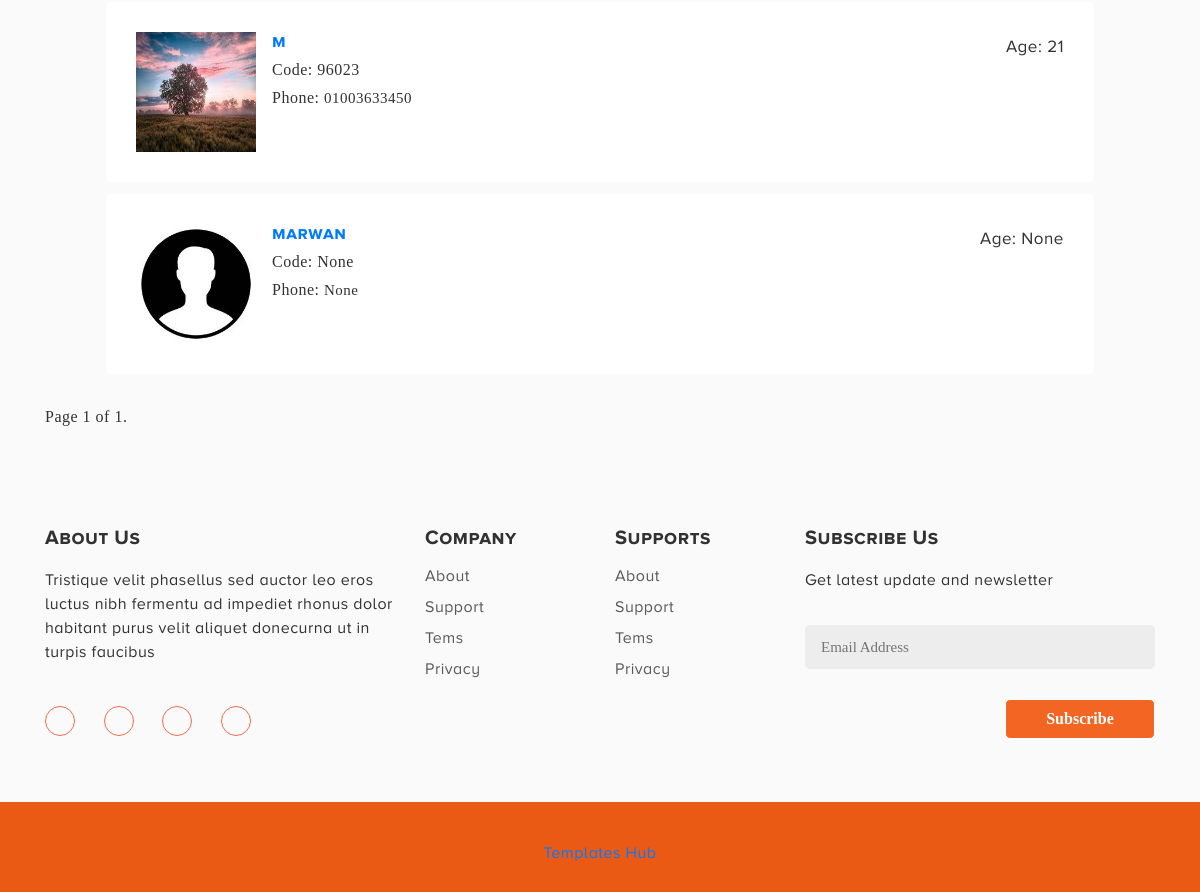
The app's page /profiles/ (lower part), older data.
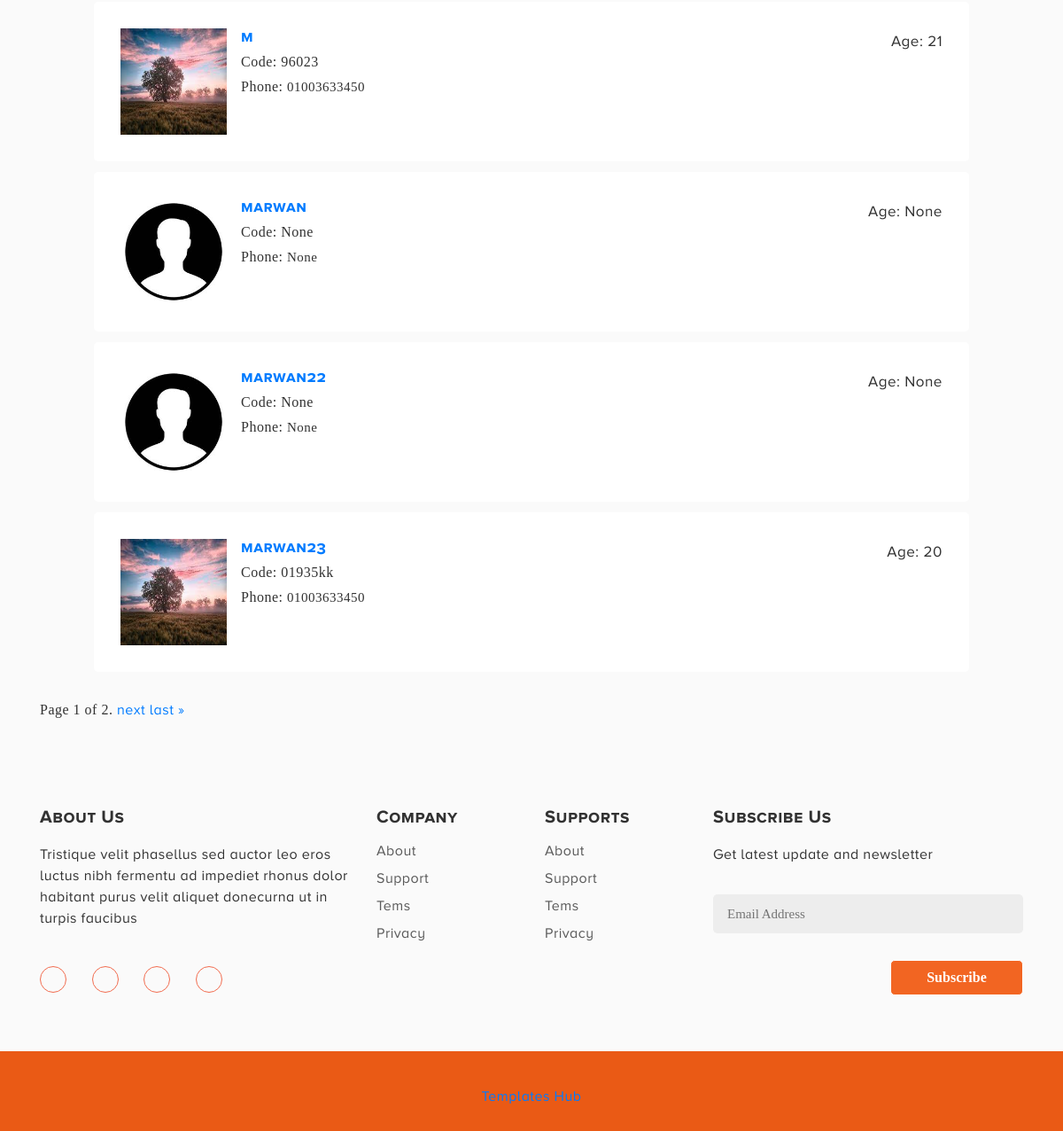
The same page, newer data.
### profiles/models.py (models this page shows, shortened)
class Profile(models.Model):
    user = models.OneToOneField(User, on_delete=models.CASCADE)
    image = models.ImageField(upload_to='profiles/', null=True, blank=True)
    code = models.CharField(max_length=50, null=True, blank=True)
    phone = models.CharField(max_length=11, null=True, blank=True)
    birthdate = models.DateField(
        auto_now=False, auto_now_add=False, null=True, blank=True)
    age = models.CharField(max_length=10, null=True, blank=True)
    description = models.TextField(null=True, blank=True)
    slug = models.SlugField(null=True, blank=True)

### profiles/views.py (the view)
# urls.py: path('', ProfileList.as_view(), name='all'),
class ProfileList(ListView):
    model = Profile
    paginate_by = 5
    context_object_name = 'objects'

### profiles/templates/profiles/profile_list.html (shortened to what this page needs)
{% extends "base.html" %}
{% load static %}
{% block content %}
<section id="resent-job-post" class="background-color-white">
    <div class="container text-center">
        {% for profile in objects %}
        <div class="detail">
            <div class="media display-inline text-align-center">
                {% if profile.image%}
                <img src="{{profile.image.url}}" alt="John Doe" class="mr-3 " style="width: 120px; height: 120px;">
                {% else %}
                <img src="{% static 'images/profile.jpeg' %}" alt="John Doe" class="mr-3 "
                    style="width: 120px; height: 120px;">
                {% endif %}
                <div class="media-body text-left  text-align-center">
                    <a href="{% url 'profiles:detail' profile.slug %}">
                        <h6>{{profile.user.username}}</h6>
                    </a>
                    <span>Code: </span>
                    <span class="text">{{profile.code}}</span>
                    <br />
                    <span>Phone: </span>
                    <span class="text font-size">{{profile.phone}}</span>
                    <div class="float-right margin-top text-align-center">
                        <p class="date-time">Age: {{profile.age}}</p>
                    </div>
                </div>
            </div>
        </div>
        {% endfor %}
        <div class="vertical-space-20"></div>
        <div class="profile-list">
            <div class="pagination">
                <span class="step-links">
                    <span class="current">
                        Page {{ page_obj.number }} of {{ page_obj.paginator.num_pages }}.
                    </span>
                    {% if page_obj.has_next %}
                    <a href="?page={{ page_obj.next_page_number }}">next</a>
                    <a href="?page={{ page_obj.paginator.num_pages }}">last &raquo;</a>
                    {% endif %}
                </span>
            </div>
        </div>
    </div>
</section>
                {% endblock content %}

### templates/base.html (shortened to what this page needs)
{% load static %}
<!doctype html>
<html lang="zxx">
<head>
    <link rel="stylesheet" href="{% static 'css/bootstrap.min.css' %}">
    <link href="{% static 'font-awesome-4.7.0/css/font-awesome.min.css' %}" rel="stylesheet" type="text/css">
    <link href="{% static 'css/matrialize.css' %}" rel="stylesheet">
    <link href="{% static 'owlcarousel/assets/owl.carousel.min.css' %}" rel="stylesheet">
    <link rel="stylesheet" href="{% static 'css/style.css' %}">
</head>
<body style="background-color: burlywood;">
    {% block content %}
    {% endblock content %}
    <footer id="footer" class="background-color-white">
        <div class="container">
            <div class="vertical-space-100"></div>
            <div class="row">
                <div class="col-lg-4 col-md-6 vertical-space-2">
                    <h5>About Us</h5>
                    <p class="paregraf">Tristique velit phasellus sed auctor leo eros luctus nibh fermentu ad impediet
                        rhonus dolor habitant purus velit aliquet donecurna ut in turpis faucibus</p>
                    <a href="#">
                        <i class="fa fa-facebook social-icon"></i></a>
                    <a href="#">
                        <i class="fa fa-twitter social-icon"></i></a>
                    <a href="#">
                        <i class="fa fa-pinterest-p social-icon"></i></a>
                    <a href="#">
                        <i class="fa fa-map-marker social-icon"></i></a>
                </div>
                <div class="col-lg-2 col-md-6 vertical-space-2">
                    <h5>Company</h5>
                    <div class="text">
                        <a href="#">About</a>
                        <a href="#">Support</a>
                        <a href="#">Tems</a>
                        <a href="#">Privacy</a>
                    </div>
                </div>
                <div class="col-lg-2 col-md-6 vertical-space-2">
                    <h5>Supports</h5>
                    <div class="text">
                        <a href="#">About</a>
                        <a href="#">Support</a>
                        <a href="#">Tems</a>
                        <a href="#">Privacy</a>
                    </div>
                </div>
                <div class="col-lg-4 col-md-6 vertical-space-2">
                    <h5>Subscribe Us</h5>
                    <p>Get latest update and newsletter</p>
                    <div class="vertical-space-30"></div>
                    <form>
                        <input type="email" class="email " placeholder="Email Address " required="">
                        <span class="fa fa-envelope email-icone "></span>
                        <input type="submit" class="Subscribe" value="Subscribe">
                    </form>
                </div>
            </div>
            <div class="vertical-space-60"></div>
        </div>
        <div class="container-fluid background-color-orange main-footer">
            <div class="container text-center">
                <div class="vertical-space-30"></div>
                <p><a target="_blank" href="https://www.templateshub.net">Templates Hub</a></p>
            </div>
        </div>
    </footer>
</body>
</html>

### static/css/style.css (style rules this page uses)
html,body,div,span,applet,object,iframe,h1,h2,h3,h4,h5,h6,p,blockquote,pre,a,abbr,acronym,address,big,cite,code,del,dfn,em,img,ins,kbd,q,s,samp,small,strike,strong,sub,sup,tt,var,b,u,i,center,dl,dt,dd,ol,ul,li,fieldset,form,label,legend,table,caption,tbody,tfoot,thead,tr,th,td,article,aside,canvas,details,embed,figure,figcaption,footer,header,hgroup,menu,nav,output,ruby,section,summary,time,mark,audio,video { margin:0;padding:0;border:0;font-size:100%;font:inherit;vertical-align:baseline;letter-spacing:.5px }
article,aside,details,figcaption,figure,footer,header,hgroup,menu,nav,section { display:block }
body { line-height:1;color:#323232 }
h5 { font-family:proxima nova scosf rg;font-size:20px }
h6 { font-family:proxima nova scosf rg;font-size:18px }
p { font-family:proxima nova;font-size:16px;font-weight:400;line-height:1.5 }
a { font-family:proxima nova alt rg;font-size:16px;transition:all .5s ease 0s }
.background-color-orange { background-color:#ea5a15 }
.background-color-white { background-color:#fafafa }
.vertical-space-100 { display:inline-block;width:100%;height:100px }
.vertical-space-60 { display:inline-block;width:100%;height:60px }
.vertical-space-30 { display:inline-block;width:100%;height:30px }
.vertical-space-20 { display:inline-block;width:100%;height:20px }
#resent-job-post .detail { width:89%;height:auto;background-color:#fff;margin:0 auto;margin-bottom:0;padding:30px;margin-bottom:12px;border-radius:5px }
#resent-job-post .detail h6 { font-weight:700;margin-bottom:12px;font-family:proxima nova scosf rg }
#resent-job-post .detail .text { display:inline;font-size:16px;margin-bottom:12px;font-family:proxima nova rg;font-weight:400;display:inline-block }
#resent-job-post .detail .date-time { font-size:17px;font-family:proxima nova alt rg;font-weight:400;font-style:normal }
#resent-job-post .detail .margin-top { margin-top:-56px;text-align:center }
#resent-job-post .font-size { font-size:15px!important }
#footer h5 { font-weight:700;margin-bottom:20px }
#footer .paregraf { height:138px }
#footer .social-icon { width:30px;height:30px;border:1px solid;text-align:center;font-size:14px;line-height:2;border-radius:50%;color:#f26c4f;margin-right:24px }
#footer .text { display:inline-grid }
#footer .text a { color:#5a5a5a;margin-bottom:15px }
#footer .email-icone { float:right;margin-right:5px;margin-top:-57px;position:relative;width:30px;height:37px;line-height:2.5;background-color:#ededed;text-align:center;color:#8c8c8c;font-size:16px }
#footer .email { overflow:visible;width:100%;height:44px;padding:15px;background-color:#ededed;border:1px solid transparent;border-radius:5px;font-size:15px;margin-bottom:15px;color:#8c8c8c }
#footer .Subscribe { background-color:#f26522;color:#fff;border:1px solid;border-radius:5px;font-family:proxima nova rg;cursor:pointer;font-weight:700;transition:all .5s ease 0s;float:right;width:150px;height:40px;margin-top:15px }
#footer .main-footer { width:100%;height:90px }
#footer .background-color-orange { background-color:#ea5a15 }
#footer .main-footer p { font-size:14px;font-family:proxima nova rg;font-weight:400;color:#fff;line-height:2.3 }

Row changes from the older to the newer data that the page shows:
added Profile: user.username "marwan22", code "None", phone "None", age "None"
added Profile: image (picture), user.username "marwan23", code "01935kk", phone "01003633450", age "20"
Text that changed along with them:
{{ page_obj.paginator.num_pages }}: "1" → "2"
text now shown: "next last »"
